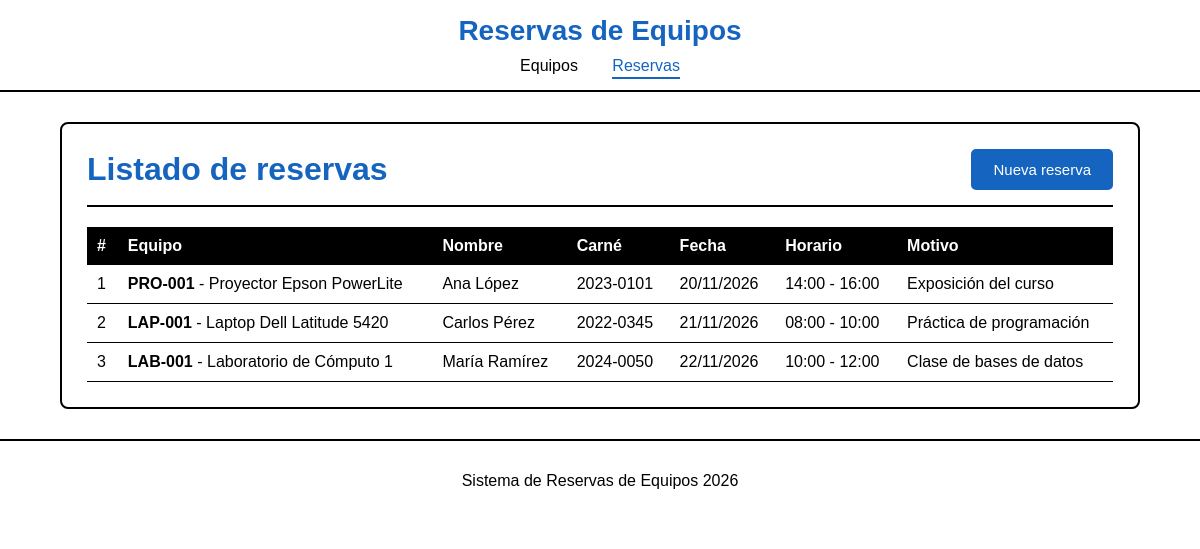
The page /reservas.php on the database its author committed.
### tables this page shows
CREATE TABLE reservas (
    id          INT UNSIGNED AUTO_INCREMENT PRIMARY KEY,
    equipo_id   INT UNSIGNED NOT NULL,
    nombre      VARCHAR(100) NOT NULL,
    carne       VARCHAR(20)  NOT NULL,
    fecha       DATE NOT NULL,
    hora_inicio TIME NOT NULL,
    hora_fin    TIME NOT NULL,
    motivo      VARCHAR(255) NULL,
    creado_en   TIMESTAMP NOT NULL DEFAULT CURRENT_TIMESTAMP,
    CONSTRAINT fk_reserva_equipo
        FOREIGN KEY (equipo_id) REFERENCES equipos(id)
        ON UPDATE CASCADE ON DELETE RESTRICT,
    CONSTRAINT chk_horas CHECK (hora_fin > hora_inicio),
    INDEX idx_equipo_fecha (equipo_id, fecha)
);

CREATE TABLE equipos (
    id          INT UNSIGNED AUTO_INCREMENT PRIMARY KEY,
    codigo      VARCHAR(20)  NOT NULL UNIQUE,
    nombre      VARCHAR(100) NOT NULL,
    tipo        ENUM('Laptop','Proyector','Tablet','Cámara','Laboratorio') NOT NULL,
    descripcion VARCHAR(255) NULL,
    ubicacion   VARCHAR(100) NOT NULL,
    estado      ENUM('Disponible','Mantenimiento') NOT NULL DEFAULT 'Disponible',
    creado_en   TIMESTAMP NOT NULL DEFAULT CURRENT_TIMESTAMP
);

### reservas.php (the view, shortened to what this page needs)
<?php
require 'conexion.php';
$sql = "SELECT r.*, e.codigo, e.nombre AS equipo
        FROM reservas r
        INNER JOIN equipos e ON e.id = r.equipo_id
        ORDER BY r.fecha, r.hora_inicio";
$reservas = $conexion->query($sql);
include 'encabezado.php';
?>
<div class="tarjeta">
    <div class="cabecera">
        <h1>Listado de reservas</h1>
        <a href="reserva.php" class="btn btn-azul">Nueva reserva</a>
    </div>
    <table class="tabla">
        <thead>
            <tr>
                <th>#</th>
                <th>Equipo</th>
                <th>Nombre</th>
                <th>Carné</th>
                <th>Fecha</th>
                <th>Horario</th>
                <th>Motivo</th>
            </tr>
        </thead>
        <tbody>
            <?php while ($r = $reservas->fetch_assoc()) { ?>
                <tr>
                    <td><?php echo $r['id']; ?></td>
                    <td><b><?php echo htmlspecialchars($r['codigo']); ?></b> - <?php echo htmlspecialchars($r['equipo']); ?></td>
                    <td><?php echo htmlspecialchars($r['nombre']); ?></td>
                    <td><?php echo htmlspecialchars($r['carne']); ?></td>
                    <td><?php echo date('d/m/Y', strtotime($r['fecha'])); ?></td>
                    <td><?php echo substr($r['hora_inicio'], 0, 5) . " - " . substr($r['hora_fin'], 0, 5); ?></td>
                    <td><?php echo htmlspecialchars($r['motivo'] ?? ''); ?></td>
                </tr>
            <?php } ?>
        </tbody>
    </table>
</div>
<?php
include 'pie.php';
?>

### css/estilos.css (style rules this page uses)
body { margin: 0; font-family: Arial, sans-serif; background-color: white; color: black; }
h1 { margin: 0; color: #1565c0; }
.tarjeta { padding: 25px; border: 2px solid black; border-radius: 8px; }
.cabecera { display: flex; justify-content: space-between; align-items: center; margin-bottom: 20px; padding-bottom: 15px; border-bottom: 2px solid black; }
.btn { display: inline-block; padding: 10px 20px; font-size: 15px; text-decoration: none; border-radius: 5px; cursor: pointer; }
.btn-azul { background-color: #1565c0; color: white; border: 2px solid #1565c0; }
.tabla { width: 100%; border-collapse: collapse; }
.tabla th { padding: 10px; text-align: left; background-color: black; color: white; }
.tabla td { padding: 10px; border-bottom: 1px solid black; }

### rows shown on the page
reservas: id "1", equipo.codigo "PRO-001", equipo.nombre "Proyector Epson PowerLite", nombre "Ana López", carne "2023-0101", fecha "20/11/2026", hora_inicio "14:00", hora_fin "16:00", motivo "Exposición del curso"
reservas: id "2", equipo.codigo "LAP-001", equipo.nombre "Laptop Dell Latitude 5420", nombre "Carlos Pérez", carne "2022-0345", fecha "21/11/2026", hora_inicio "08:00", hora_fin "10:00", motivo "Práctica de programación"
reservas: id "3", equipo.codigo "LAB-001", equipo.nombre "Laboratorio de Cómputo 1", nombre "María Ramírez", carne "2024-0050", fecha "22/11/2026", hora_inicio "10:00", hora_fin "12:00", motivo "Clase de bases de datos"
